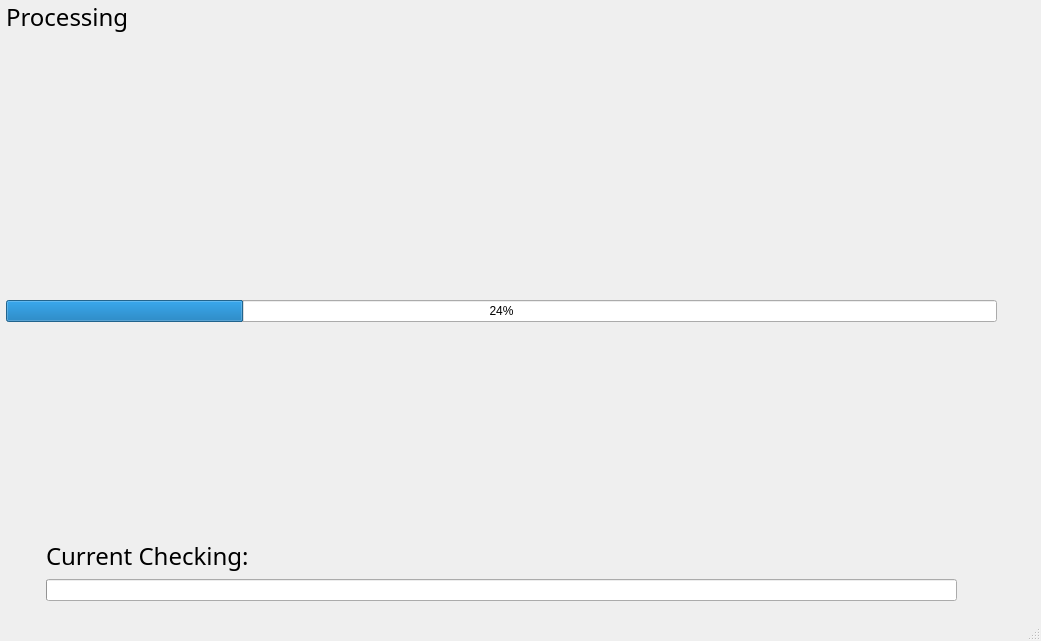
<?xml version="1.0" encoding="UTF-8"?>
<ui version="4.0">
 <class>MainWindow</class>
 <widget class="QMainWindow" name="MainWindow">
  <property name="geometry">
   <rect>
    <x>0</x>
    <y>0</y>
    <width>1041</width>
    <height>641</height>
   </rect>
  </property>
  <property name="sizePolicy">
   <sizepolicy hsizetype="Preferred" vsizetype="Preferred">
    <horstretch>0</horstretch>
    <verstretch>0</verstretch>
   </sizepolicy>
  </property>
  <property name="windowTitle">
   <string>MainWindow</string>
  </property>
  <widget class="QWidget" name="centralwidget">
   <widget class="QWidget" name="horizontalLayoutWidget">
    <property name="geometry">
     <rect>
      <x>0</x>
      <y>0</y>
      <width>1041</width>
      <height>621</height>
     </rect>
    </property>
    <layout class="QHBoxLayout" name="horizontalLayout">
     <property name="sizeConstraint">
      <enum>QLayout::SetMaximumSize</enum>
     </property>
     <item>
      <widget class="NavigationInterface" name="NavigationBar"/>
     </item>
     <item>
      <widget class="QStackedWidget" name="stackedWidget">
       <property name="currentIndex">
        <number>1</number>
       </property>
       <widget class="QWidget" name="Homepage">
        <widget class="QWidget" name="verticalLayoutWidget">
         <property name="geometry">
          <rect>
           <x>0</x>
           <y>0</y>
           <width>991</width>
           <height>621</height>
          </rect>
         </property>
         <layout class="QVBoxLayout" name="verticalLayout">
          <item>
           <widget class="QLabel" name="label">
            <property name="font">
             <font>
              <family>Agency FB</family>
              <pointsize>18</pointsize>
             </font>
            </property>
            <property name="text">
             <string>Input</string>
            </property>
           </widget>
          </item>
          <item>
           <widget class="QLabel" name="label_2">
            <property name="font">
             <font>
              <family>Agency FB</family>
              <pointsize>18</pointsize>
             </font>
            </property>
            <property name="text">
             <string>You may input the passage in the following methods given:</string>
            </property>
           </widget>
          </item>
          <item>
           <widget class="QTabWidget" name="tabWidget">
            <property name="currentIndex">
             <number>0</number>
            </property>
            <widget class="QWidget" name="tab">
             <attribute name="title">
              <string>Manual Input</string>
             </attribute>
             <widget class="QWidget" name="verticalLayoutWidget_2">
              <property name="geometry">
               <rect>
                <x>0</x>
                <y>0</y>
                <width>981</width>
                <height>521</height>
               </rect>
              </property>
              <layout class="QVBoxLayout" name="verticalLayout_2">
               <item>
                <widget class="QLabel" name="label_3">
                 <property name="font">
                  <font>
                   <family>Agency FB</family>
                   <pointsize>15</pointsize>
                  </font>
                 </property>
                 <property name="text">
                  <string>Text:</string>
                 </property>
                </widget>
               </item>
               <item>
                <widget class="TextEdit" name="TextEdit"/>
               </item>
               <item>
                <layout class="QHBoxLayout" name="horizontalLayout_3">
                 <item>
                  <spacer name="horizontalSpacer">
                   <property name="orientation">
                    <enum>Qt::Horizontal</enum>
                   </property>
                   <property name="sizeHint" stdset="0">
                    <size>
                     <width>40</width>
                     <height>20</height>
                    </size>
                   </property>
                  </spacer>
                 </item>
                 <item>
                  <widget class="QLabel" name="label_4">
                   <property name="font">
                    <font>
                     <family>Agency FB</family>
                     <pointsize>15</pointsize>
                    </font>
                   </property>
                   <property name="text">
                    <string>Word Count: </string>
                   </property>
                  </widget>
                 </item>
                </layout>
               </item>
               <item>
                <layout class="QHBoxLayout" name="horizontalLayout_2">
                 <item>
                  <widget class="PrimaryPushButton" name="PrimaryPushButton">
                   <property name="text">
                    <string>Check</string>
                   </property>
                  </widget>
                 </item>
                 <item>
                  <widget class="PushButton" name="PushButton">
                   <property name="text">
                    <string>Erase</string>
                   </property>
                  </widget>
                 </item>
                </layout>
               </item>
              </layout>
             </widget>
            </widget>
            <widget class="QWidget" name="tab_2">
             <attribute name="title">
              <string>Import by text file</string>
             </attribute>
             <widget class="QWidget" name="verticalLayoutWidget_3">
              <property name="geometry">
               <rect>
                <x>0</x>
                <y>0</y>
                <width>981</width>
                <height>521</height>
               </rect>
              </property>
              <layout class="QVBoxLayout" name="verticalLayout_3">
               <item>
                <widget class="QLabel" name="label_5">
                 <property name="font">
                  <font>
                   <family>Agency FB</family>
                   <pointsize>15</pointsize>
                  </font>
                 </property>
                 <property name="text">
                  <string>Text file:</string>
                 </property>
                </widget>
               </item>
               <item>
                <widget class="QLabel" name="label_6">
                 <property name="font">
                  <font>
                   <family>Agency FB</family>
                   <pointsize>15</pointsize>
                  </font>
                 </property>
                 <property name="text">
                  <string>None</string>
                 </property>
                </widget>
               </item>
               <item>
                <widget class="PrimaryPushButton" name="PrimaryPushButton_2">
                 <property name="text">
                  <string>Select</string>
                 </property>
                </widget>
               </item>
               <item>
                <widget class="QLabel" name="label_7">
                 <property name="font">
                  <font>
                   <family>Agency FB</family>
                   <pointsize>15</pointsize>
                  </font>
                 </property>
                 <property name="text">
                  <string>Basic Data will be shown after selection.</string>
                 </property>
                </widget>
               </item>
               <item>
                <spacer name="verticalSpacer">
                 <property name="orientation">
                  <enum>Qt::Vertical</enum>
                 </property>
                 <property name="sizeHint" stdset="0">
                  <size>
                   <width>20</width>
                   <height>40</height>
                  </size>
                 </property>
                </spacer>
               </item>
               <item>
                <widget class="PrimaryPushButton" name="PrimaryPushButton_3">
                 <property name="text">
                  <string>Submit</string>
                 </property>
                </widget>
               </item>
              </layout>
             </widget>
            </widget>
           </widget>
          </item>
         </layout>
        </widget>
       </widget>
       <widget class="QWidget" name="ProcessPage">
        <widget class="QWidget" name="verticalLayoutWidget_5">
         <property name="geometry">
          <rect>
           <x>0</x>
           <y>0</y>
           <width>991</width>
           <height>621</height>
          </rect>
         </property>
         <layout class="QVBoxLayout" name="verticalLayout_6">
          <property name="sizeConstraint">
           <enum>QLayout::SetDefaultConstraint</enum>
          </property>
          <item>
           <layout class="QVBoxLayout" name="verticalLayout_11">
            <item>
             <widget class="QLabel" name="label_8">
              <property name="sizePolicy">
               <sizepolicy hsizetype="Minimum" vsizetype="Preferred">
                <horstretch>0</horstretch>
                <verstretch>0</verstretch>
               </sizepolicy>
              </property>
              <property name="font">
               <font>
                <family>Agency FB</family>
                <pointsize>18</pointsize>
               </font>
              </property>
              <property name="text">
               <string>Processing</string>
              </property>
              <property name="alignment">
               <set>Qt::AlignLeading|Qt::AlignLeft|Qt::AlignTop</set>
              </property>
             </widget>
            </item>
           </layout>
          </item>
          <item>
           <layout class="QHBoxLayout" name="horizontalLayout_6">
            <item>
             <widget class="IndeterminateProgressRing" name="ProgressRing">
              <property name="value">
               <number>24</number>
              </property>
             </widget>
            </item>
           </layout>
          </item>
          <item>
           <layout class="QVBoxLayout" name="verticalLayout_14">
            <item>
             <layout class="QVBoxLayout" name="verticalLayout_10">
              <item>
               <layout class="QHBoxLayout" name="horizontalLayout_10">
                <item>
                 <spacer name="horizontalSpacer_5">
                  <property name="orientation">
                   <enum>Qt::Horizontal</enum>
                  </property>
                  <property name="sizeType">
                   <enum>QSizePolicy::Minimum</enum>
                  </property>
                  <property name="sizeHint" stdset="0">
                   <size>
                    <width>40</width>
                    <height>20</height>
                   </size>
                  </property>
                 </spacer>
                </item>
                <item>
                 <widget class="QLabel" name="label_9">
                  <property name="sizePolicy">
                   <sizepolicy hsizetype="Preferred" vsizetype="Preferred">
                    <horstretch>0</horstretch>
                    <verstretch>0</verstretch>
                   </sizepolicy>
                  </property>
                  <property name="font">
                   <font>
                    <family>Agency FB</family>
                    <pointsize>18</pointsize>
                   </font>
                  </property>
                  <property name="text">
                   <string>Current Checking:</string>
                  </property>
                  <property name="alignment">
                   <set>Qt::AlignBottom|Qt::AlignLeading|Qt::AlignLeft</set>
                  </property>
                 </widget>
                </item>
                <item>
                 <spacer name="horizontalSpacer_4">
                  <property name="orientation">
                   <enum>Qt::Horizontal</enum>
                  </property>
                  <property name="sizeType">
                   <enum>QSizePolicy::Expanding</enum>
                  </property>
                  <property name="sizeHint" stdset="0">
                   <size>
                    <width>40</width>
                    <height>20</height>
                   </size>
                  </property>
                 </spacer>
                </item>
               </layout>
              </item>
              <item>
               <layout class="QHBoxLayout" name="horizontalLayout_9">
                <item>
                 <spacer name="horizontalSpacer_2">
                  <property name="orientation">
                   <enum>Qt::Horizontal</enum>
                  </property>
                  <property name="sizeType">
                   <enum>QSizePolicy::Minimum</enum>
                  </property>
                  <property name="sizeHint" stdset="0">
                   <size>
                    <width>40</width>
                    <height>20</height>
                   </size>
                  </property>
                 </spacer>
                </item>
                <item>
                 <widget class="ProgressBar" name="ProgressBar"/>
                </item>
                <item>
                 <spacer name="horizontalSpacer_3">
                  <property name="orientation">
                   <enum>Qt::Horizontal</enum>
                  </property>
                  <property name="sizeType">
                   <enum>QSizePolicy::Minimum</enum>
                  </property>
                  <property name="sizeHint" stdset="0">
                   <size>
                    <width>40</width>
                    <height>20</height>
                   </size>
                  </property>
                 </spacer>
                </item>
               </layout>
              </item>
             </layout>
            </item>
            <item>
             <spacer name="verticalSpacer_3">
              <property name="orientation">
               <enum>Qt::Vertical</enum>
              </property>
              <property name="sizeType">
               <enum>QSizePolicy::Minimum</enum>
              </property>
              <property name="sizeHint" stdset="0">
               <size>
                <width>20</width>
                <height>20</height>
               </size>
              </property>
             </spacer>
            </item>
           </layout>
          </item>
         </layout>
        </widget>
       </widget>
       <widget class="QWidget" name="page">
        <widget class="QWidget" name="verticalLayoutWidget_9">
         <property name="geometry">
          <rect>
           <x>0</x>
           <y>0</y>
           <width>981</width>
           <height>621</height>
          </rect>
         </property>
         <layout class="QVBoxLayout" name="verticalLayout_15">
          <item>
           <widget class="QLabel" name="label_10">
            <property name="font">
             <font>
              <family>Agency FB</family>
              <pointsize>18</pointsize>
             </font>
            </property>
            <property name="text">
             <string>Further Settings: Composition specific</string>
            </property>
           </widget>
          </item>
          <item>
           <widget class="ScrollArea" name="ScrollArea">
            <property name="widgetResizable">
             <bool>true</bool>
            </property>
            <widget class="QWidget" name="scrollAreaWidgetContents">
             <property name="geometry">
              <rect>
               <x>0</x>
               <y>0</y>
               <width>98</width>
               <height>28</height>
              </rect>
             </property>
             <widget class="QWidget" name="verticalLayoutWidget_10">
              <property name="geometry">
               <rect>
                <x>0</x>
                <y>0</y>
                <width>160</width>
                <height>80</height>
               </rect>
              </property>
              <layout class="QVBoxLayout" name="verticalLayout_16">
               <property name="spacing">
                <number>6</number>
               </property>
               <property name="sizeConstraint">
                <enum>QLayout::SetMaximumSize</enum>
               </property>
              </layout>
             </widget>
            </widget>
           </widget>
          </item>
          <item>
           <widget class="PrimaryPushButton" name="PrimaryPushButton_4">
            <property name="text">
             <string>Continue</string>
            </property>
           </widget>
          </item>
         </layout>
        </widget>
       </widget>
       <widget class="QWidget" name="ResultShowing">
        <widget class="QWidget" name="verticalLayoutWidget_4">
         <property name="geometry">
          <rect>
           <x>0</x>
           <y>0</y>
           <width>981</width>
           <height>621</height>
          </rect>
         </property>
         <layout class="QVBoxLayout" name="verticalLayout_4">
          <item>
           <widget class="QLabel" name="label_11">
            <property name="font">
             <font>
              <family>Agency FB</family>
              <pointsize>18</pointsize>
             </font>
            </property>
            <property name="text">
             <string>Result</string>
            </property>
           </widget>
          </item>
          <item>
           <widget class="ScrollArea" name="ScrollArea_2">
            <property name="widgetResizable">
             <bool>true</bool>
            </property>
            <widget class="QWidget" name="scrollAreaWidgetContents_2">
             <property name="geometry">
              <rect>
               <x>0</x>
               <y>0</y>
               <width>977</width>
               <height>543</height>
              </rect>
             </property>
             <widget class="QWidget" name="verticalLayoutWidget_11">
              <property name="geometry">
               <rect>
                <x>0</x>
                <y>0</y>
                <width>160</width>
                <height>80</height>
               </rect>
              </property>
              <layout class="QVBoxLayout" name="verticalLayout_17"/>
             </widget>
            </widget>
           </widget>
          </item>
          <item>
           <layout class="QHBoxLayout" name="horizontalLayout_11">
            <item>
             <widget class="PrimaryDropDownPushButton" name="primaryDropDownPushButton">
              <property name="text">
               <string>Save as...</string>
              </property>
             </widget>
            </item>
            <item>
             <widget class="PushButton" name="PushButton_2">
              <property name="text">
               <string>Next</string>
              </property>
             </widget>
            </item>
           </layout>
          </item>
         </layout>
        </widget>
       </widget>
       <widget class="QWidget" name="Setting">
        <widget class="QWidget" name="verticalLayoutWidget_12">
         <property name="geometry">
          <rect>
           <x>0</x>
           <y>0</y>
           <width>981</width>
           <height>621</height>
          </rect>
         </property>
         <layout class="QVBoxLayout" name="verticalLayout_18">
          <item>
           <widget class="QLabel" name="label_12">
            <property name="font">
             <font>
              <family>Agency FB</family>
              <pointsize>18</pointsize>
             </font>
            </property>
            <property name="text">
             <string>Setting</string>
            </property>
           </widget>
          </item>
          <item>
           <widget class="ScrollArea" name="ScrollArea_3">
            <property name="widgetResizable">
             <bool>true</bool>
            </property>
            <widget class="QWidget" name="scrollAreaWidgetContents_4">
             <property name="geometry">
              <rect>
               <x>0</x>
               <y>0</y>
               <width>98</width>
               <height>28</height>
              </rect>
             </property>
             <widget class="QWidget" name="verticalLayoutWidget_13">
              <property name="geometry">
               <rect>
                <x>0</x>
                <y>0</y>
                <width>160</width>
                <height>80</height>
               </rect>
              </property>
              <layout class="QVBoxLayout" name="verticalLayout_19">
               <property name="sizeConstraint">
                <enum>QLayout::SetMaximumSize</enum>
               </property>
              </layout>
             </widget>
            </widget>
           </widget>
          </item>
          <item>
           <widget class="PrimaryPushButton" name="PrimaryPushButton_5">
            <property name="text">
             <string>Primary push button</string>
            </property>
           </widget>
          </item>
         </layout>
        </widget>
       </widget>
      </widget>
     </item>
    </layout>
   </widget>
  </widget>
  <widget class="QStatusBar" name="statusbar"/>
 </widget>
 <customwidgets>
  <customwidget>
   <class>PushButton</class>
   <extends>QPushButton</extends>
   <header>qfluentwidgets</header>
  </customwidget>
  <customwidget>
   <class>PrimaryPushButton</class>
   <extends>PushButton</extends>
   <header>qfluentwidgets</header>
  </customwidget>
  <customwidget>
   <class>PrimaryDropDownPushButton</class>
   <extends>PrimaryPushButton</extends>
   <header>qfluentwidgets</header>
  </customwidget>
  <customwidget>
   <class>ScrollArea</class>
   <extends>QScrollArea</extends>
   <header>qfluentwidgets</header>
   <container>1</container>
  </customwidget>
  <customwidget>
   <class>NavigationInterface</class>
   <extends>QWidget</extends>
   <header>qfluentwidgets</header>
  </customwidget>
  <customwidget>
   <class>ProgressBar</class>
   <extends>QProgressBar</extends>
   <header>qfluentwidgets</header>
  </customwidget>
  <customwidget>
   <class>TextEdit</class>
   <extends>QTextEdit</extends>
   <header>qfluentwidgets</header>
  </customwidget>
  <customwidget>
   <class>IndeterminateProgressRing</class>
   <extends>QProgressBar</extends>
   <header>qfluentwidgets</header>
  </customwidget>
 </customwidgets>
 <resources/>
 <connections/>
</ui>
